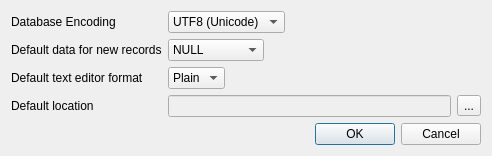
<?xml version="1.0" encoding="UTF-8"?>
<ui version="4.0">
 <class>preferencesForm</class>
 <widget class="QDialog" name="preferencesForm">
  <property name="geometry">
   <rect>
    <x>0</x>
    <y>0</y>
    <width>492</width>
    <height>145</height>
   </rect>
  </property>
  <property name="windowTitle">
   <string>Preferences</string>
  </property>
  <property name="modal">
   <bool>true</bool>
  </property>
  <layout class="QVBoxLayout" name="verticalLayout">
   <item>
    <layout class="QFormLayout" name="formLayout">
     <property name="fieldGrowthPolicy">
      <enum>QFormLayout::ExpandingFieldsGrow</enum>
     </property>
     <item row="0" column="0">
      <widget class="QLabel" name="label">
       <property name="text">
        <string>Database Encoding</string>
       </property>
       <property name="buddy">
        <cstring>encodingComboBox</cstring>
       </property>
      </widget>
     </item>
     <item row="1" column="0">
      <widget class="QLabel" name="label_2">
       <property name="text">
        <string>Default data for new records</string>
       </property>
       <property name="buddy">
        <cstring>defaultdataComboBox</cstring>
       </property>
      </widget>
     </item>
     <item row="1" column="1">
      <widget class="QComboBox" name="defaultdataComboBox">
       <item>
        <property name="text">
         <string>NULL</string>
        </property>
       </item>
       <item>
        <property name="text">
         <string>0</string>
        </property>
       </item>
       <item>
        <property name="text">
         <string>Empty string</string>
        </property>
       </item>
      </widget>
     </item>
     <item row="2" column="0">
      <widget class="QLabel" name="label_3">
       <property name="text">
        <string>Default text editor format</string>
       </property>
       <property name="buddy">
        <cstring>defaultTextComboBox</cstring>
       </property>
      </widget>
     </item>
     <item row="2" column="1">
      <widget class="QComboBox" name="defaultTextComboBox">
       <item>
        <property name="text">
         <string>Plain</string>
        </property>
       </item>
       <item>
        <property name="text">
         <string>Auto</string>
        </property>
       </item>
      </widget>
     </item>
     <item row="3" column="0">
      <widget class="QLabel" name="label_4">
       <property name="text">
        <string>Default location</string>
       </property>
       <property name="buddy">
        <cstring>locationEdit</cstring>
       </property>
      </widget>
     </item>
     <item row="3" column="1">
      <layout class="QHBoxLayout" name="horizontalLayout">
       <item>
        <widget class="QLineEdit" name="locationEdit">
         <property name="enabled">
          <bool>false</bool>
         </property>
        </widget>
       </item>
       <item>
        <widget class="QToolButton" name="setLocationButton">
         <property name="text">
          <string>...</string>
         </property>
        </widget>
       </item>
      </layout>
     </item>
     <item row="0" column="1">
      <widget class="QComboBox" name="encodingComboBox">
       <item>
        <property name="text">
         <string>UTF8 (Unicode)</string>
        </property>
       </item>
       <item>
        <property name="text">
         <string>Latin1 (8bit)</string>
        </property>
       </item>
      </widget>
     </item>
    </layout>
   </item>
   <item>
    <widget class="QDialogButtonBox" name="buttonBox">
     <property name="orientation">
      <enum>Qt::Horizontal</enum>
     </property>
     <property name="standardButtons">
      <set>QDialogButtonBox::Cancel|QDialogButtonBox::Ok</set>
     </property>
    </widget>
   </item>
  </layout>
 </widget>
 <tabstops>
  <tabstop>buttonBox</tabstop>
  <tabstop>encodingComboBox</tabstop>
  <tabstop>defaultdataComboBox</tabstop>
  <tabstop>defaultTextComboBox</tabstop>
  <tabstop>locationEdit</tabstop>
  <tabstop>setLocationButton</tabstop>
 </tabstops>
 <resources/>
 <connections>
  <connection>
   <sender>buttonBox</sender>
   <signal>accepted()</signal>
   <receiver>preferencesForm</receiver>
   <slot>saveSettings()</slot>
   <hints>
    <hint type="sourcelabel">
     <x>252</x>
     <y>140</y>
    </hint>
    <hint type="destinationlabel">
     <x>155</x>
     <y>143</y>
    </hint>
   </hints>
  </connection>
  <connection>
   <sender>buttonBox</sender>
   <signal>rejected()</signal>
   <receiver>preferencesForm</receiver>
   <slot>reject()</slot>
   <hints>
    <hint type="sourcelabel">
     <x>320</x>
     <y>140</y>
    </hint>
    <hint type="destinationlabel">
     <x>286</x>
     <y>144</y>
    </hint>
   </hints>
  </connection>
  <connection>
   <sender>encodingComboBox</sender>
   <signal>activated(int)</signal>
   <receiver>preferencesForm</receiver>
   <slot>encodingChanged(int)</slot>
   <hints>
    <hint type="sourcelabel">
     <x>265</x>
     <y>15</y>
    </hint>
    <hint type="destinationlabel">
     <x>339</x>
     <y>8</y>
    </hint>
   </hints>
  </connection>
  <connection>
   <sender>defaultdataComboBox</sender>
   <signal>activated(int)</signal>
   <receiver>preferencesForm</receiver>
   <slot>defaultDataChanged(int)</slot>
   <hints>
    <hint type="sourcelabel">
     <x>239</x>
     <y>40</y>
    </hint>
    <hint type="destinationlabel">
     <x>350</x>
     <y>43</y>
    </hint>
   </hints>
  </connection>
  <connection>
   <sender>setLocationButton</sender>
   <signal>clicked()</signal>
   <receiver>preferencesForm</receiver>
   <slot>chooseLocation()</slot>
   <hints>
    <hint type="sourcelabel">
     <x>468</x>
     <y>98</y>
    </hint>
    <hint type="destinationlabel">
     <x>459</x>
     <y>62</y>
    </hint>
   </hints>
  </connection>
  <connection>
   <sender>defaultTextComboBox</sender>
   <signal>activated(int)</signal>
   <receiver>preferencesForm</receiver>
   <slot>defaultTextChanged(int)</slot>
   <hints>
    <hint type="sourcelabel">
     <x>215</x>
     <y>72</y>
    </hint>
    <hint type="destinationlabel">
     <x>297</x>
     <y>64</y>
    </hint>
   </hints>
  </connection>
 </connections>
 <slots>
  <slot>saveSettings()</slot>
  <slot>defaultDataChanged(int)</slot>
  <slot>encodingChanged(int)</slot>
  <slot>chooseLocation()</slot>
  <slot>defaultTextChanged(int)</slot>
 </slots>
</ui>
